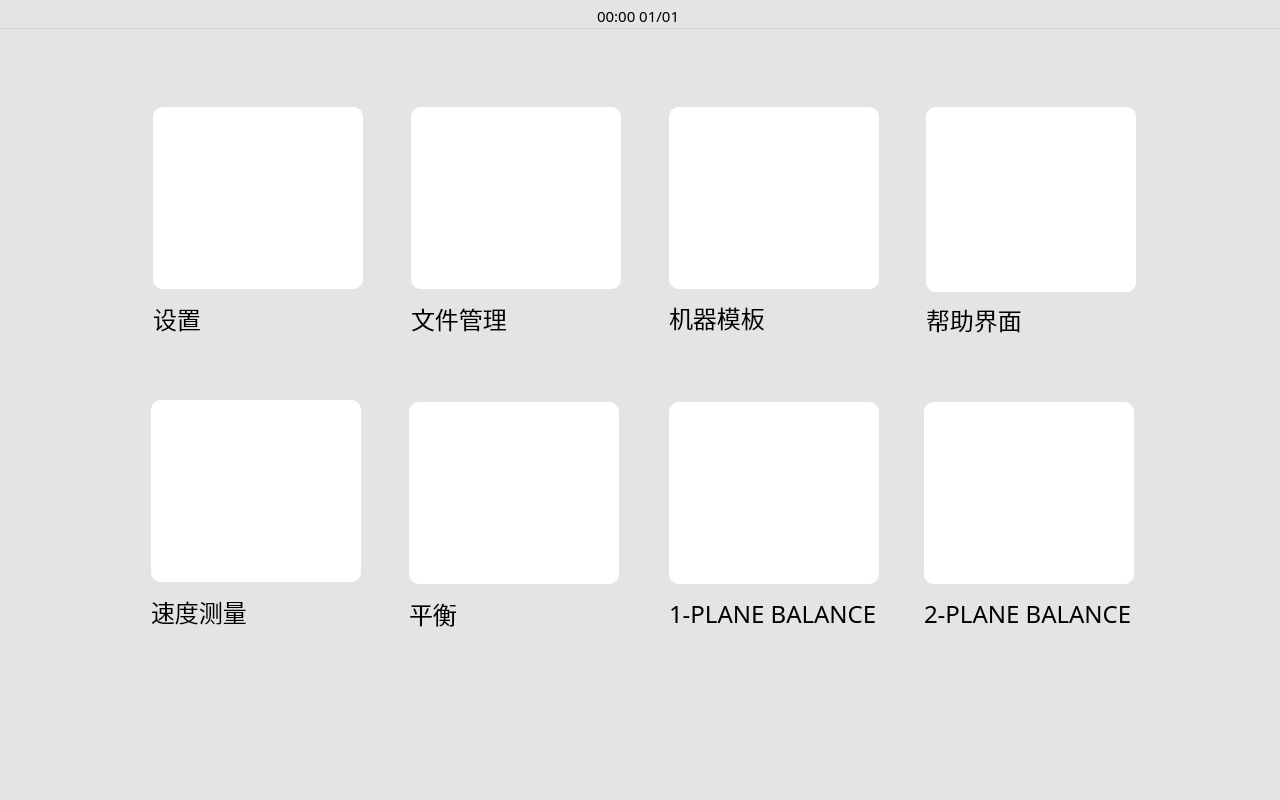
<?xml version="1.0" encoding="UTF-8"?>
<ui version="4.0">
 <class>HomeScreen</class>
 <widget class="QWidget" name="HomeScreen">
  <property name="geometry">
   <rect>
    <x>0</x>
    <y>0</y>
    <width>1280</width>
    <height>800</height>
   </rect>
  </property>
  <property name="minimumSize">
   <size>
    <width>1280</width>
    <height>800</height>
   </size>
  </property>
  <property name="maximumSize">
   <size>
    <width>1280</width>
    <height>800</height>
   </size>
  </property>
  <property name="styleSheet">
   <string notr="true"/>
  </property>
  <property name="BaseWidget" stdset="0">
   <string>HomeScreen</string>
  </property>
  <widget class="QWidget" name="verticalLayoutWidget">
   <property name="geometry">
    <rect>
     <x>-1</x>
     <y>-1</y>
     <width>1281</width>
     <height>801</height>
    </rect>
   </property>
   <layout class="QVBoxLayout" name="vbaseLayout" stretch="3,77">
    <property name="spacing">
     <number>0</number>
    </property>
    <item>
     <widget class="QFrame" name="base_statebar">
      <property name="styleSheet">
       <string notr="true">QFrame#base_statebar{
	background-color: rgb(228, 228, 228);
	border-bottom: 1px solid lightgray;

}</string>
      </property>
      <property name="frameShape">
       <enum>QFrame::NoFrame</enum>
      </property>
      <property name="frameShadow">
       <enum>QFrame::Plain</enum>
      </property>
      <widget class="QWidget" name="horizontalLayoutWidget">
       <property name="geometry">
        <rect>
         <x>-1</x>
         <y>0</y>
         <width>1281</width>
         <height>33</height>
        </rect>
       </property>
       <layout class="QHBoxLayout" name="hstateLayout">
        <item>
         <widget class="QLabel" name="stateLabel_l">
          <property name="text">
           <string/>
          </property>
         </widget>
        </item>
        <item>
         <spacer name="hstatespace_l">
          <property name="orientation">
           <enum>Qt::Horizontal</enum>
          </property>
          <property name="sizeHint" stdset="0">
           <size>
            <width>40</width>
            <height>20</height>
           </size>
          </property>
         </spacer>
        </item>
        <item>
         <widget class="QLabel" name="stateLabel_datetime">
          <property name="font">
           <font>
            <family>微软雅黑</family>
            <pointsize>11</pointsize>
            <weight>50</weight>
            <bold>false</bold>
           </font>
          </property>
          <property name="text">
           <string>00:00 01/01</string>
          </property>
         </widget>
        </item>
        <item>
         <spacer name="hstatespace_r">
          <property name="orientation">
           <enum>Qt::Horizontal</enum>
          </property>
          <property name="sizeHint" stdset="0">
           <size>
            <width>40</width>
            <height>20</height>
           </size>
          </property>
         </spacer>
        </item>
        <item>
         <widget class="QLabel" name="stateLabel_r">
          <property name="text">
           <string/>
          </property>
         </widget>
        </item>
       </layout>
      </widget>
     </widget>
    </item>
    <item>
     <widget class="QWidget" name="base_workspace" native="true">
      <property name="styleSheet">
       <string notr="true">QWidget#base_workspace {
	
	background-color: rgb(228, 228, 228);
}
</string>
      </property>
      <widget class="QWidget" name="gridLayoutWidget">
       <property name="geometry">
        <rect>
         <x>134</x>
         <y>58</y>
         <width>1025</width>
         <height>583</height>
        </rect>
       </property>
       <layout class="QGridLayout" name="gridLayout">
        <item row="0" column="1">
         <widget class="QWidget" name="widget_2" native="true">
          <widget class="QWidget" name="verticalLayoutWidget_3">
           <property name="geometry">
            <rect>
             <x>20</x>
             <y>20</y>
             <width>213</width>
             <height>241</height>
            </rect>
           </property>
           <layout class="QVBoxLayout" name="verticalLayout_2" stretch="0,0">
            <property name="spacing">
             <number>0</number>
            </property>
            <item>
             <widget class="QPushButton" name="home_FilemanagerButton">
              <property name="minimumSize">
               <size>
                <width>210</width>
                <height>182</height>
               </size>
              </property>
              <property name="maximumSize">
               <size>
                <width>210</width>
                <height>182</height>
               </size>
              </property>
              <property name="styleSheet">
               <string notr="true">QPushButton {
	background-color: white;
	border-radius: 10px;
}	

QPushButton:pressed {
    background-color: #e0e0e0;
    padding-top: 2px;  /* 内容下移 */
    padding-left: 2px; /* 内容右移 */
}</string>
              </property>
              <property name="text">
               <string/>
              </property>
              <property name="icon">
               <iconset resource="../../assets/assets.qrc">
                <normaloff>:/home/home_assets/icon_home_folder-94.png</normaloff>:/home/home_assets/icon_home_folder-94.png</iconset>
              </property>
              <property name="iconSize">
               <size>
                <width>100</width>
                <height>100</height>
               </size>
              </property>
              <property name="autoDefault">
               <bool>false</bool>
              </property>
              <property name="flat">
               <bool>false</bool>
              </property>
             </widget>
            </item>
            <item>
             <widget class="QLabel" name="home_Filemanager_text">
              <property name="font">
               <font>
                <family>微软雅黑</family>
                <pointsize>18</pointsize>
                <weight>50</weight>
                <bold>false</bold>
               </font>
              </property>
              <property name="styleSheet">
               <string notr="true">QLabel {
	qproperty-alignment: AlignCenter;
}</string>
              </property>
              <property name="text">
               <string>文件管理</string>
              </property>
             </widget>
            </item>
           </layout>
          </widget>
         </widget>
        </item>
        <item row="0" column="2">
         <widget class="QWidget" name="widget_3" native="true">
          <widget class="QWidget" name="verticalLayoutWidget_4">
           <property name="geometry">
            <rect>
             <x>20</x>
             <y>20</y>
             <width>214</width>
             <height>240</height>
            </rect>
           </property>
           <layout class="QVBoxLayout" name="verticalLayout_3" stretch="0,0">
            <property name="spacing">
             <number>0</number>
            </property>
            <item>
             <widget class="QPushButton" name="home_MachineTemplateButton">
              <property name="minimumSize">
               <size>
                <width>210</width>
                <height>182</height>
               </size>
              </property>
              <property name="maximumSize">
               <size>
                <width>210</width>
                <height>182</height>
               </size>
              </property>
              <property name="styleSheet">
               <string notr="true">QPushButton {
	background-color: white;
	border-radius: 10px;
}	

QPushButton:pressed {
    background-color: #e0e0e0;
    padding-top: 2px;  /* 内容下移 */
    padding-left: 2px; /* 内容右移 */
}</string>
              </property>
              <property name="text">
               <string/>
              </property>
              <property name="icon">
               <iconset>
                <normalon>:/home/home_assets/icon_home_template_144.svg</normalon>
               </iconset>
              </property>
              <property name="iconSize">
               <size>
                <width>90</width>
                <height>90</height>
               </size>
              </property>
              <property name="autoDefault">
               <bool>false</bool>
              </property>
              <property name="flat">
               <bool>false</bool>
              </property>
             </widget>
            </item>
            <item>
             <widget class="QLabel" name="home_MachineTemplateButton_text">
              <property name="font">
               <font>
                <family>微软雅黑</family>
                <pointsize>18</pointsize>
                <weight>50</weight>
                <bold>false</bold>
               </font>
              </property>
              <property name="styleSheet">
               <string notr="true">QLabel {
	qproperty-alignment: AlignCenter;
}</string>
              </property>
              <property name="text">
               <string>机器模板</string>
              </property>
             </widget>
            </item>
           </layout>
          </widget>
         </widget>
        </item>
        <item row="0" column="3">
         <widget class="QWidget" name="widget_4" native="true">
          <widget class="QWidget" name="verticalLayoutWidget_5">
           <property name="geometry">
            <rect>
             <x>20</x>
             <y>20</y>
             <width>214</width>
             <height>240</height>
            </rect>
           </property>
           <layout class="QVBoxLayout" name="verticalLayout_4" stretch="0,0">
            <property name="spacing">
             <number>0</number>
            </property>
            <item>
             <widget class="QPushButton" name="home_HelpButton">
              <property name="minimumSize">
               <size>
                <width>210</width>
                <height>185</height>
               </size>
              </property>
              <property name="maximumSize">
               <size>
                <width>210</width>
                <height>185</height>
               </size>
              </property>
              <property name="styleSheet">
               <string notr="true">QPushButton {
	background-color: white;
	border-radius: 10px;
}	

QPushButton:pressed {
    background-color: #e0e0e0;
    padding-top: 2px;  /* 内容下移 */
    padding-left: 2px; /* 内容右移 */
}</string>
              </property>
              <property name="text">
               <string/>
              </property>
              <property name="icon">
               <iconset>
                <normalon>:/home/home_assets/icon_home_help_144.svg</normalon>
               </iconset>
              </property>
              <property name="iconSize">
               <size>
                <width>100</width>
                <height>100</height>
               </size>
              </property>
              <property name="autoDefault">
               <bool>false</bool>
              </property>
              <property name="flat">
               <bool>false</bool>
              </property>
             </widget>
            </item>
            <item>
             <widget class="QLabel" name="home_Help_text">
              <property name="font">
               <font>
                <family>微软雅黑</family>
                <pointsize>18</pointsize>
                <weight>50</weight>
                <bold>false</bold>
               </font>
              </property>
              <property name="styleSheet">
               <string notr="true">QLabel {
	qproperty-alignment: AlignCenter;
}</string>
              </property>
              <property name="text">
               <string>帮助界面</string>
              </property>
             </widget>
            </item>
           </layout>
          </widget>
         </widget>
        </item>
        <item row="0" column="0">
         <widget class="QWidget" name="widget" native="true">
          <widget class="QWidget" name="verticalLayoutWidget_2">
           <property name="geometry">
            <rect>
             <x>20</x>
             <y>20</y>
             <width>213</width>
             <height>241</height>
            </rect>
           </property>
           <layout class="QVBoxLayout" name="verticalLayout" stretch="0,0">
            <property name="spacing">
             <number>0</number>
            </property>
            <item>
             <widget class="QPushButton" name="home_SettingButton">
              <property name="minimumSize">
               <size>
                <width>210</width>
                <height>182</height>
               </size>
              </property>
              <property name="maximumSize">
               <size>
                <width>210</width>
                <height>182</height>
               </size>
              </property>
              <property name="layoutDirection">
               <enum>Qt::LeftToRight</enum>
              </property>
              <property name="styleSheet">
               <string notr="true">QPushButton {
	background-color: white;
	border-radius: 10px;
}	

QPushButton:pressed {
    background-color: #e0e0e0;
    padding-top: 2px;  /* 内容下移 */
    padding-left: 2px; /* 内容右移 */
}</string>
              </property>
              <property name="text">
               <string/>
              </property>
              <property name="icon">
               <iconset resource="../../assets/assets.qrc">
                <normaloff>:/home/home_assets/icon_home_template_144.png</normaloff>:/home/home_assets/icon_home_template_144.png</iconset>
              </property>
              <property name="iconSize">
               <size>
                <width>100</width>
                <height>100</height>
               </size>
              </property>
              <property name="autoDefault">
               <bool>false</bool>
              </property>
              <property name="flat">
               <bool>false</bool>
              </property>
             </widget>
            </item>
            <item>
             <widget class="QLabel" name="home_SettingButton_text">
              <property name="font">
               <font>
                <family>微软雅黑</family>
                <pointsize>18</pointsize>
                <weight>50</weight>
                <bold>false</bold>
               </font>
              </property>
              <property name="styleSheet">
               <string notr="true">QLabel {
	qproperty-alignment: AlignCenter;
}</string>
              </property>
              <property name="text">
               <string>设置</string>
              </property>
             </widget>
            </item>
           </layout>
          </widget>
         </widget>
        </item>
        <item row="1" column="0">
         <widget class="QWidget" name="widget_5" native="true">
          <widget class="QWidget" name="verticalLayoutWidget_6">
           <property name="geometry">
            <rect>
             <x>18</x>
             <y>18</y>
             <width>213</width>
             <height>241</height>
            </rect>
           </property>
           <layout class="QVBoxLayout" name="verticalLayout_5" stretch="0,0">
            <property name="spacing">
             <number>0</number>
            </property>
            <item>
             <widget class="QPushButton" name="home_SpeedMeasure_button">
              <property name="minimumSize">
               <size>
                <width>210</width>
                <height>182</height>
               </size>
              </property>
              <property name="maximumSize">
               <size>
                <width>210</width>
                <height>182</height>
               </size>
              </property>
              <property name="layoutDirection">
               <enum>Qt::LeftToRight</enum>
              </property>
              <property name="styleSheet">
               <string notr="true">QPushButton {
	background-color: white;
	border-radius: 10px;
}	

QPushButton:pressed {
    background-color: #e0e0e0;
    padding-top: 2px;  /* 内容下移 */
    padding-left: 2px; /* 内容右移 */
}</string>
              </property>
              <property name="text">
               <string/>
              </property>
              <property name="icon">
               <iconset>
                <normalon>:/home/home_assets/icon_speed_template.svg</normalon>
               </iconset>
              </property>
              <property name="iconSize">
               <size>
                <width>100</width>
                <height>100</height>
               </size>
              </property>
              <property name="autoDefault">
               <bool>false</bool>
              </property>
              <property name="flat">
               <bool>false</bool>
              </property>
             </widget>
            </item>
            <item>
             <widget class="QLabel" name="home_SpeedMeasure_text">
              <property name="font">
               <font>
                <family>微软雅黑</family>
                <pointsize>18</pointsize>
                <weight>50</weight>
                <bold>false</bold>
               </font>
              </property>
              <property name="styleSheet">
               <string notr="true">QLabel {
	qproperty-alignment: AlignCenter;
}</string>
              </property>
              <property name="text">
               <string>速度测量</string>
              </property>
             </widget>
            </item>
           </layout>
          </widget>
         </widget>
        </item>
        <item row="1" column="1">
         <widget class="QWidget" name="widget_6" native="true">
          <widget class="QWidget" name="verticalLayoutWidget_7">
           <property name="geometry">
            <rect>
             <x>18</x>
             <y>20</y>
             <width>213</width>
             <height>241</height>
            </rect>
           </property>
           <layout class="QVBoxLayout" name="verticalLayout_6" stretch="0,0">
            <property name="spacing">
             <number>0</number>
            </property>
            <item>
             <widget class="QPushButton" name="home_Balance_button">
              <property name="minimumSize">
               <size>
                <width>210</width>
                <height>182</height>
               </size>
              </property>
              <property name="maximumSize">
               <size>
                <width>210</width>
                <height>182</height>
               </size>
              </property>
              <property name="layoutDirection">
               <enum>Qt::LeftToRight</enum>
              </property>
              <property name="styleSheet">
               <string notr="true">QPushButton {
	background-color: white;
	border-radius: 10px;
}	

QPushButton:pressed {
    background-color: #e0e0e0;
    padding-top: 2px;  /* 内容下移 */
    padding-left: 2px; /* 内容右移 */
}</string>
              </property>
              <property name="text">
               <string/>
              </property>
              <property name="icon">
               <iconset>
                <normalon>:/home/home_assets/icon_home_balance_144.svg</normalon>
               </iconset>
              </property>
              <property name="iconSize">
               <size>
                <width>150</width>
                <height>150</height>
               </size>
              </property>
              <property name="autoDefault">
               <bool>false</bool>
              </property>
              <property name="flat">
               <bool>false</bool>
              </property>
             </widget>
            </item>
            <item>
             <widget class="QLabel" name="home_Balance_text">
              <property name="font">
               <font>
                <family>微软雅黑</family>
                <pointsize>18</pointsize>
                <weight>50</weight>
                <bold>false</bold>
               </font>
              </property>
              <property name="styleSheet">
               <string notr="true">QLabel {
	qproperty-alignment: AlignCenter;
}</string>
              </property>
              <property name="text">
               <string>平衡</string>
              </property>
             </widget>
            </item>
           </layout>
          </widget>
         </widget>
        </item>
        <item row="1" column="2">
         <widget class="QWidget" name="widget_7" native="true">
          <widget class="QWidget" name="verticalLayoutWidget_8">
           <property name="geometry">
            <rect>
             <x>20</x>
             <y>20</y>
             <width>220</width>
             <height>241</height>
            </rect>
           </property>
           <layout class="QVBoxLayout" name="verticalLayout_7" stretch="0,0">
            <property name="spacing">
             <number>0</number>
            </property>
            <item>
             <widget class="QPushButton" name="home_OneBalance_button">
              <property name="minimumSize">
               <size>
                <width>210</width>
                <height>182</height>
               </size>
              </property>
              <property name="maximumSize">
               <size>
                <width>210</width>
                <height>182</height>
               </size>
              </property>
              <property name="layoutDirection">
               <enum>Qt::LeftToRight</enum>
              </property>
              <property name="styleSheet">
               <string notr="true">QPushButton {
	background-color: white;
	border-radius: 10px;
}	

QPushButton:pressed {
    background-color: #e0e0e0;
    padding-top: 2px;  /* 内容下移 */
    padding-left: 2px; /* 内容右移 */
}</string>
              </property>
              <property name="text">
               <string/>
              </property>
              <property name="icon">
               <iconset>
                <normalon>:/home/home_assets/icon_one_template.svg</normalon>
               </iconset>
              </property>
              <property name="iconSize">
               <size>
                <width>100</width>
                <height>100</height>
               </size>
              </property>
              <property name="autoDefault">
               <bool>false</bool>
              </property>
              <property name="flat">
               <bool>false</bool>
              </property>
             </widget>
            </item>
            <item>
             <widget class="QLabel" name="home_OneBalance_text">
              <property name="font">
               <font>
                <family>微软雅黑</family>
                <pointsize>18</pointsize>
                <weight>50</weight>
                <bold>false</bold>
               </font>
              </property>
              <property name="styleSheet">
               <string notr="true">QLabel {
	qproperty-alignment: AlignCenter;
}</string>
              </property>
              <property name="text">
               <string>1-PLANE BALANCE</string>
              </property>
             </widget>
            </item>
           </layout>
          </widget>
         </widget>
        </item>
        <item row="1" column="3">
         <widget class="QWidget" name="widget_8" native="true">
          <widget class="QWidget" name="verticalLayoutWidget_9">
           <property name="geometry">
            <rect>
             <x>18</x>
             <y>20</y>
             <width>220</width>
             <height>241</height>
            </rect>
           </property>
           <layout class="QVBoxLayout" name="verticalLayout_8" stretch="0,0">
            <property name="spacing">
             <number>0</number>
            </property>
            <item>
             <widget class="QPushButton" name="home_TwoBalance_button">
              <property name="minimumSize">
               <size>
                <width>210</width>
                <height>182</height>
               </size>
              </property>
              <property name="maximumSize">
               <size>
                <width>210</width>
                <height>182</height>
               </size>
              </property>
              <property name="layoutDirection">
               <enum>Qt::LeftToRight</enum>
              </property>
              <property name="styleSheet">
               <string notr="true">QPushButton {
	background-color: white;
	border-radius: 10px;
}	

QPushButton:pressed {
    background-color: #e0e0e0;
    padding-top: 2px;  /* 内容下移 */
    padding-left: 2px; /* 内容右移 */
}</string>
              </property>
              <property name="text">
               <string/>
              </property>
              <property name="icon">
               <iconset>
                <normalon>:/home/home_assets/icon_one_template.svg</normalon>
               </iconset>
              </property>
              <property name="iconSize">
               <size>
                <width>100</width>
                <height>100</height>
               </size>
              </property>
              <property name="autoDefault">
               <bool>false</bool>
              </property>
              <property name="flat">
               <bool>false</bool>
              </property>
             </widget>
            </item>
            <item>
             <widget class="QLabel" name="home_TwoBalance_text">
              <property name="font">
               <font>
                <family>微软雅黑</family>
                <pointsize>18</pointsize>
                <weight>50</weight>
                <bold>false</bold>
               </font>
              </property>
              <property name="styleSheet">
               <string notr="true">QLabel {
	qproperty-alignment: AlignCenter;
}</string>
              </property>
              <property name="text">
               <string>2-PLANE BALANCE</string>
              </property>
             </widget>
            </item>
           </layout>
          </widget>
         </widget>
        </item>
       </layout>
      </widget>
     </widget>
    </item>
   </layout>
   <zorder>base_workspace</zorder>
   <zorder>base_statebar</zorder>
  </widget>
 </widget>
 <resources>
  <include location="../../assets/assets.qrc"/>
 </resources>
 <connections/>
</ui>
